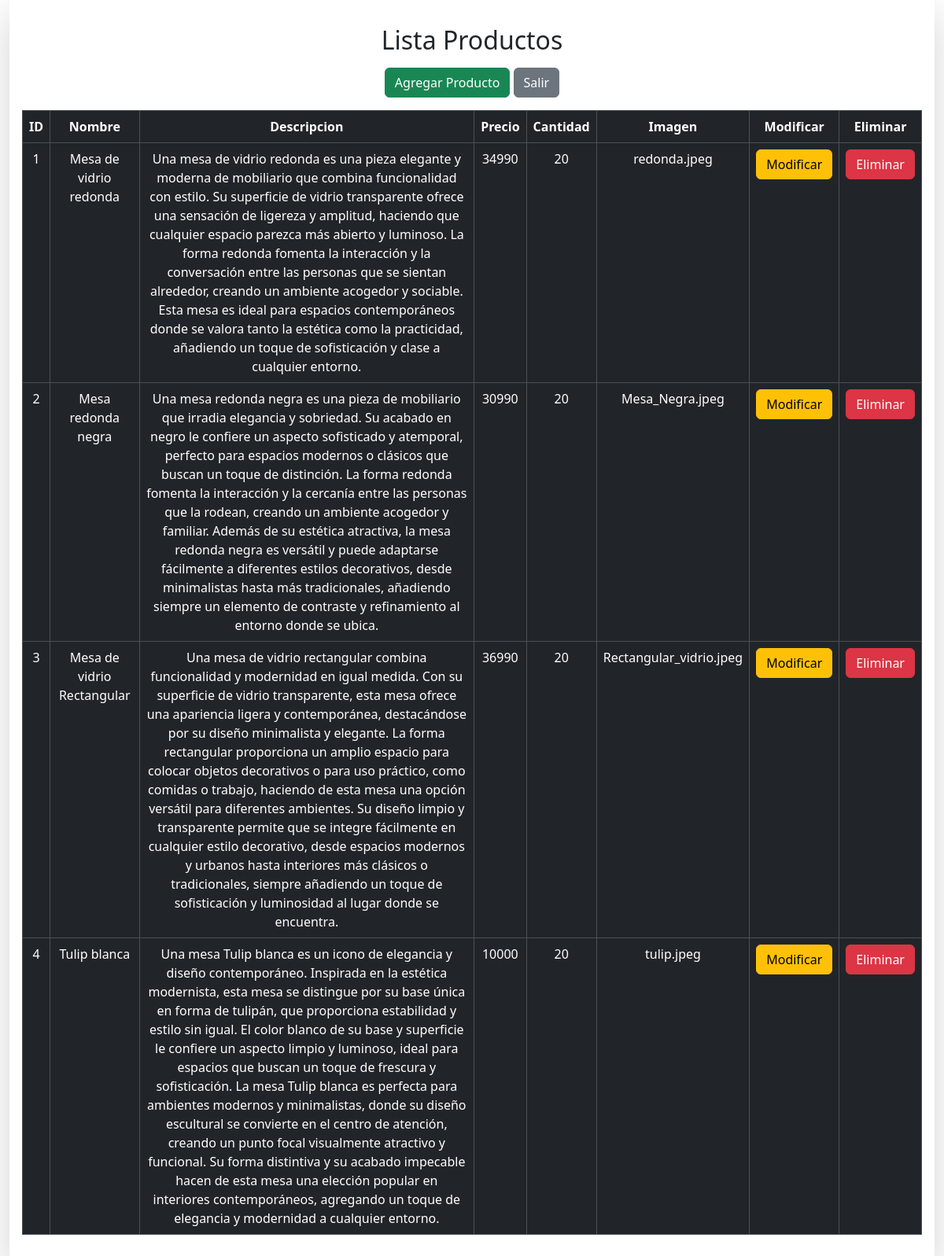
The page /pagina/crud on the database its author committed.
### pagina/models.py (models this page shows, shortened)
class Mesas(models.Model):
    id_mesas=models.AutoField(primary_key=True)
    nombre=models.CharField(max_length=50,null=False,blank=False)
    descripcion=models.TextField(null=False,blank=False)
    precio=models.IntegerField(null=False,blank=False)
    cantidad=models.IntegerField(null=False,blank=False)
    imagen=models.CharField(max_length=100,null=False,blank=False)

### pagina/views.py (the view)
# urls.py: path('crud', views.crud, name='crud'),
def crud(request):
    mesas=Mesas.objects.all()
    sillas=Silla.objects.all()
    context={
        'mesas':mesas,
        'sillas':sillas
    }
    return render(request,'pages/CRUD.html',context)

### pagina/templates/pages/CRUD.html (shortened to what this page needs)
<!DOCTYPE html>
<html lang="en">
<head>
    {% load static %}
    <link rel="stylesheet" href="{% static "css/bootstrap.min.css" %}">
</head>
<body>
    <main>
        <div class="container-fluid">
          <div class="row shadow-lg mx-auto text-center p-3">
            <div>
              <h2 class="my-3">Lista Productos</h2>
              <a href="{% url "agregar" %}"><button class="btn btn-success mb-3">Agregar Producto</button></a>
              <a href="{% url "principal" %}"><button class="btn btn-secondary mb-3">Salir</button></a>
            </div>
            <table class="table table-dark table-hover table-bordered">
              <thead>
                <th>ID</th>
                <th>Nombre</th>
                <th>Descripcion</th>
                <th>Precio</th>
                <th>Cantidad</th>
                <th>Imagen</th>
                <th>Modificar</th>
                <th>Eliminar</th>
              </thead>
              <tbody>
                {% if mesas %}
                  {% for me in mesas %}
                    <tr>
                      <td>{{ me.id_mesas }}</td>
                      <td>{{ me.nombre }}</td>
                      <td>{{ me.descripcion}}</td>
                      <td>{{ me.precio }}</td>
                      <td>{{ me.cantidad }}</td>
                      <td>{{ me.imagen }}</td>
                      <th>
                          <a href=""><button class="btn btn-warning" type="button">Modificar</button></a>
                      </th>
                      <th>
                          <a href="{% url "eliminar_me" pk=me.id_mesas %}"><button class="btn btn-danger" type="button">Eliminar</button></a>
                      </th>
                    </tr>
                  {% endfor %}
                {% endif %}
              </tbody>
            </table>
          </div>
        </div>
      </main>
</body>
</html>

### rows shown on the page
Mesas: id_mesas "1", nombre "Mesa de vidrio redonda", descripcion "Una mesa de vidrio redonda es una pieza elegante y moderna de mobiliario que combina funcionalidad con estilo. Su superficie de vidrio transparente ofrece una sensación de ligereza y amplitud, haciendo que cualquier espacio parezca más abierto y luminoso. La forma redonda fomenta la interacción y la conversación entre las personas que se sientan alrededor, creando un ambiente acogedor y sociable. Esta mesa es ideal para espacios contemporáneos donde se valora tanto la estética como la practicidad, añadiendo un toque de sofisticación y clase a cualquier entorno.", precio "34990", cantidad "20", imagen "redonda.jpeg"
Mesas: id_mesas "2", nombre "Mesa redonda negra", descripcion "Una mesa redonda negra es una pieza de mobiliario que irradia elegancia y sobriedad. Su acabado en negro le confiere un aspecto sofisticado y atemporal, perfecto para espacios modernos o clásicos que buscan un toque de distinción. La forma redonda fomenta la interacción y la cercanía entre las personas que la rodean, creando un ambiente acogedor y familiar. Además de su estética atractiva, la mesa redonda negra es versátil y puede adaptarse fácilmente a diferentes estilos decorativos, desde minimalistas hasta más tradicionales, añadiendo siempre un elemento de contraste y refinamiento al entorno donde se ubica.", precio "30990", cantidad "20", imagen "Mesa_Negra.jpeg"
Mesas: id_mesas "3", nombre "Mesa de vidrio Rectangular", descripcion "Una mesa de vidrio rectangular combina funcionalidad y modernidad en igual medida. Con su superficie de vidrio transparente, esta mesa ofrece una apariencia ligera y contemporánea, destacándose por su diseño minimalista y elegante. La forma rectangular proporciona un amplio espacio para colocar objetos decorativos o para uso práctico, como comidas o trabajo, haciendo de esta mesa una opción versátil para diferentes ambientes. Su diseño limpio y transparente permite que se integre fácilmente en cualquier estilo decorativo, desde espacios modernos y urbanos hasta interiores más clásicos o tradicionales, siempre añadiendo un toque de sofisticación y luminosidad al lugar donde se encuentra.", precio "36990", cantidad "20", imagen "Rectangular_vidrio.jpeg"
Mesas: id_mesas "4", nombre "Tulip blanca", descripcion "Una mesa Tulip blanca es un icono de elegancia y diseño contemporáneo. Inspirada en la estética modernista, esta mesa se distingue por su base única en forma de tulipán, que proporciona estabilidad y estilo sin igual. El color blanco de su base y superficie le confiere un aspecto limpio y luminoso, ideal para espacios que buscan un toque de frescura y sofisticación. La mesa Tulip blanca es perfecta para ambientes modernos y minimalistas, donde su diseño escultural se convierte en el centro de atención, creando un punto focal visualmente atractivo y funcional. Su forma distintiva y su acabado impecable hacen de esta mesa una elección popular en interiores contemporáneos, agregando un toque…", precio "10000", cantidad "20", imagen "tulip.jpeg"
